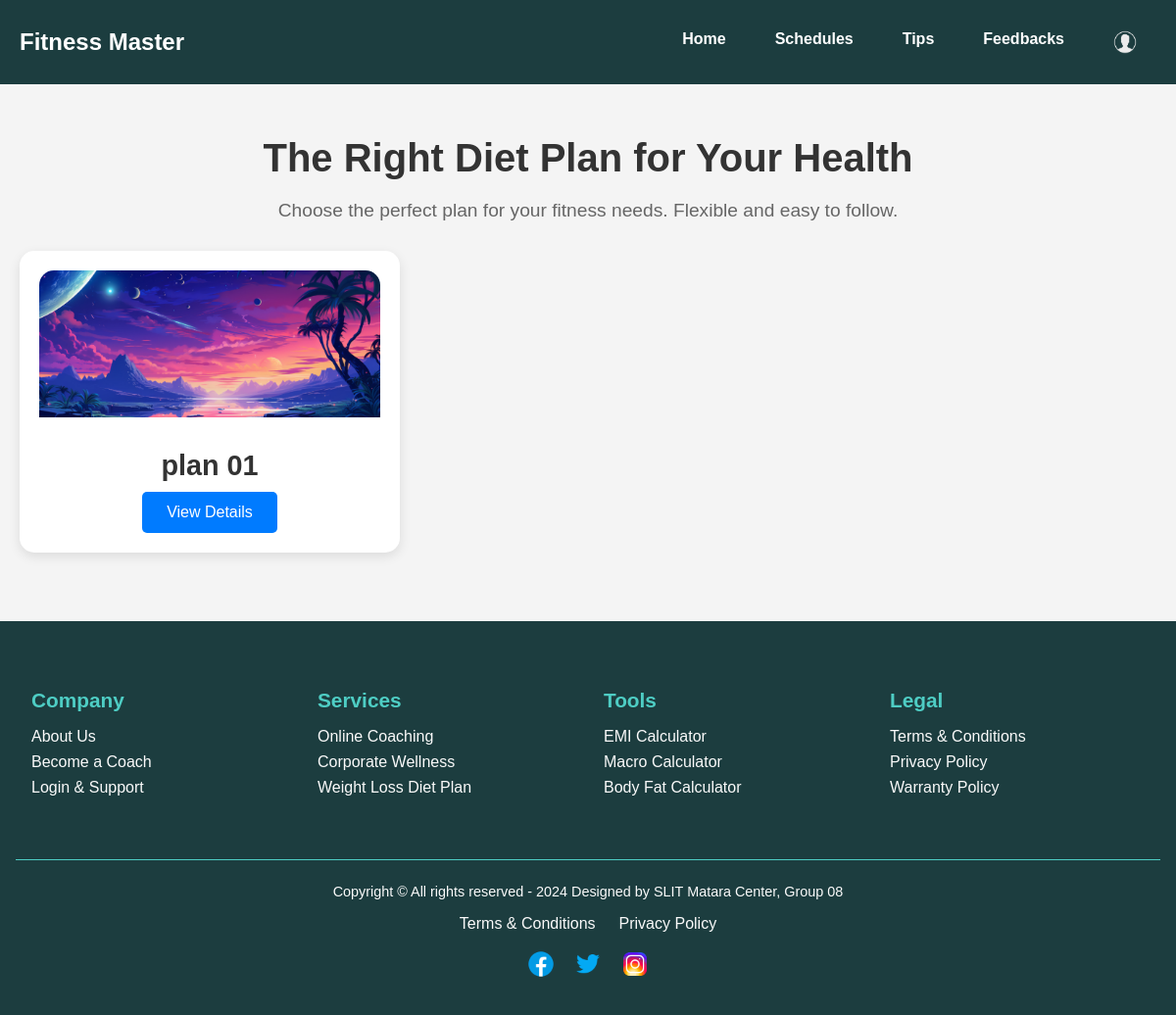
The app's page /diet_plan.php (signed in) with its own data.
### tables this page shows
CREATE TABLE `diet_plans` (
  `diet_id` int(11) NOT NULL,
  `meal_plan` text NOT NULL,
  `description` text DEFAULT NULL,
  `notes` text DEFAULT NULL,
  `image` varchar(255) DEFAULT NULL,
  `created_at` timestamp NOT NULL DEFAULT current_timestamp(),
  `updated_at` timestamp NOT NULL DEFAULT current_timestamp() ON UPDATE current_timestamp()
);

### diet_plan.php (the view, shortened to what this page needs)
<?php
require('db.php');
$query = "SELECT * FROM diet_plans";
$result = $con->query($query);
?>
<!DOCTYPE html>
<html lang="en">
<head>
    <link rel="stylesheet" href="styles/diet_plan.css">
</head>
<body>
    <?php include 'navbar.php'; ?>
    <div class="diet-plan-container">
        <section class="plans-section">
            <h2>The Right Diet Plan for Your Health</h2>
            <p>Choose the perfect plan for your fitness needs. Flexible and easy to follow.</p>
            <div class="plan-cards">
                <?php while ($row = $result->fetch_assoc()): ?>
                <div class="plan-card">
                    <img src="<?php echo htmlspecialchars($row['image']); ?>" alt="Diet Plan Image" class="plan-image">
                    <h3><?php echo htmlspecialchars($row['meal_plan']); ?></h3>
                    <button onclick="openModal(<?php echo htmlspecialchars(json_encode($row)); ?>)">View Details</button>
                </div>
                <?php endwhile; ?>
            </div>
        </section>
    </div>
    <?php include 'footer.php'; ?>
</body>
</html>

### styles/diet_plan.css (style rules this page uses)
body { font-family: "Arial", sans-serif; background-color: #f4f4f4; margin: 0; padding: 0; }
.diet-plan-container { max-width: 1200px; margin: auto; padding: 20px; }
.plans-section { text-align: center; margin-bottom: 50px; }
.plans-section h2 { font-size: 2.5rem; margin-bottom: 20px; color: #333; }
.plans-section p { font-size: 1.2rem; color: #666; margin-bottom: 30px; }
.plan-cards { display: flex; justify-content: space-between; gap: 20px; flex-wrap: wrap; }
.plan-card { background-color: #fff; border-radius: 15px; box-shadow: 0 4px 12px rgba(0, 0, 0, 0.1); padding: 20px; width: 30%; text-align: center; transition: all 0.3s ease-in-out; }
.plan-image { width: 100%; height: 150px; object-fit: cover; border-radius: 15px 15px 0 0; }
.plan-card h3 { font-size: 1.8rem; margin-bottom: 10px; color: #333; }
.plan-card button { background-color: #007bff; color: white; padding: 12px 25px; border: none; border-radius: 5px; cursor: pointer; font-size: 1rem; transition: background-color 0.3s ease; }

### records on screen
diet_plans: image (picture), meal_plan "plan 01"
